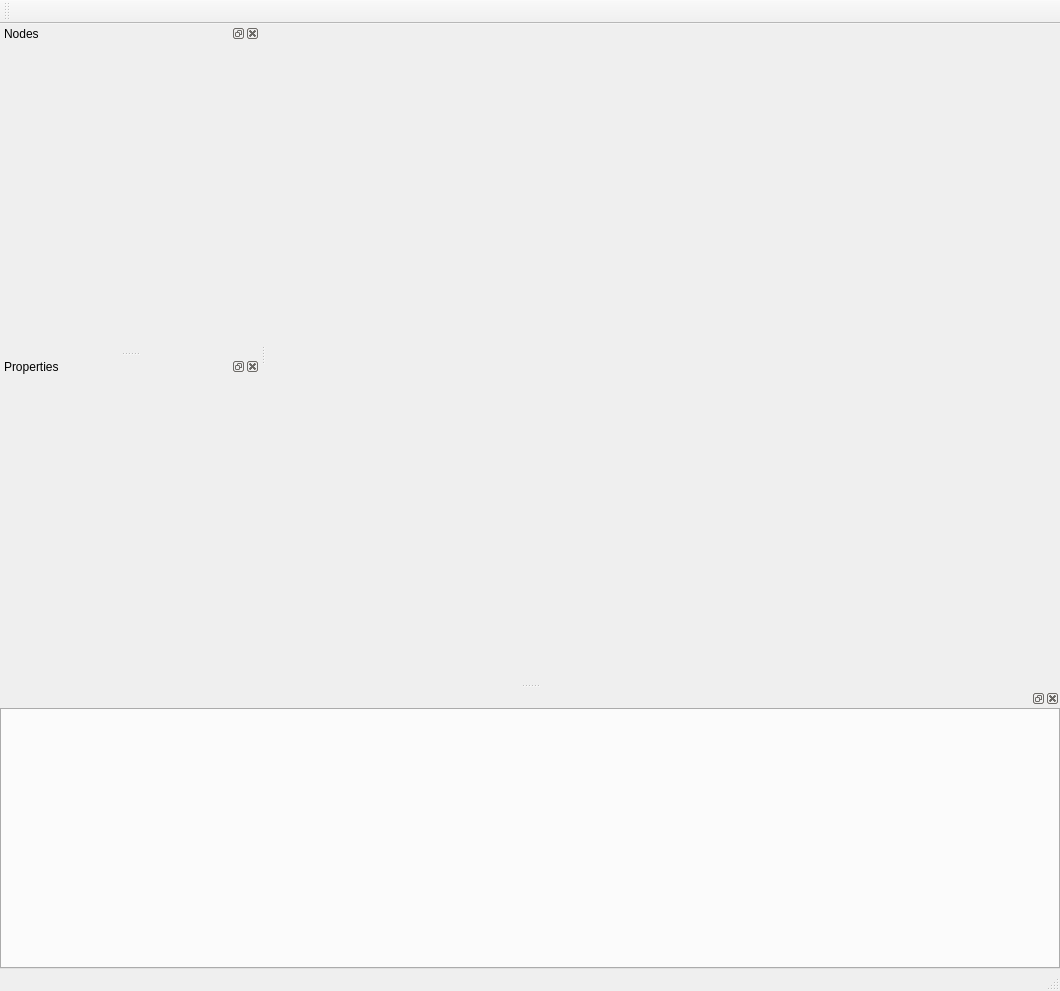
<?xml version="1.0" encoding="UTF-8"?>
<ui version="4.0">
 <class>MainWindow</class>
 <widget class="QMainWindow" name="MainWindow">
  <property name="geometry">
   <rect>
    <x>0</x>
    <y>0</y>
    <width>1060</width>
    <height>991</height>
   </rect>
  </property>
  <property name="windowTitle">
   <string>Particle Editor</string>
  </property>
  <widget class="QWidget" name="centralwidget">
   <layout class="QGridLayout" name="centralwidget_layout">
    <property name="leftMargin">
     <number>0</number>
    </property>
    <property name="topMargin">
     <number>0</number>
    </property>
    <property name="rightMargin">
     <number>0</number>
    </property>
    <property name="bottomMargin">
     <number>0</number>
    </property>
    <property name="spacing">
     <number>0</number>
    </property>
    <item row="0" column="0">
     <widget class="QWidget" name="widget" native="true">
      <layout class="QGridLayout" name="gridLayout_3">
       <item row="0" column="0">
        <widget class="WGSViewport" name="viewport" native="true">
         <property name="sizePolicy">
          <sizepolicy hsizetype="Preferred" vsizetype="Fixed">
           <horstretch>0</horstretch>
           <verstretch>0</verstretch>
          </sizepolicy>
         </property>
         <property name="minimumSize">
          <size>
           <width>600</width>
           <height>480</height>
          </size>
         </property>
         <property name="layoutTags" stdset="0">
          <stringlist>
           <string>default</string>
          </stringlist>
         </property>
        </widget>
       </item>
      </layout>
     </widget>
    </item>
   </layout>
  </widget>
  <widget class="QMenuBar" name="defaultMenuBar">
   <property name="geometry">
    <rect>
     <x>0</x>
     <y>0</y>
     <width>1060</width>
     <height>21</height>
    </rect>
   </property>
   <property name="path" stdset="0">
    <string>MainMenu</string>
   </property>
  </widget>
  <widget class="QStatusBar" name="statusbar"/>
  <widget class="QDockWidget" name="bottom_tab_dock">
   <property name="sizePolicy">
    <sizepolicy hsizetype="Fixed" vsizetype="Fixed">
     <horstretch>0</horstretch>
     <verstretch>0</verstretch>
    </sizepolicy>
   </property>
   <property name="minimumSize">
    <size>
     <width>127</width>
     <height>280</height>
    </size>
   </property>
   <attribute name="dockWidgetArea">
    <number>8</number>
   </attribute>
   <widget class="QWidget" name="bottom_tab_dock_contents">
    <layout class="QGridLayout" name="curveeditor_dock_layout">
     <property name="leftMargin">
      <number>0</number>
     </property>
     <property name="topMargin">
      <number>0</number>
     </property>
     <property name="rightMargin">
      <number>0</number>
     </property>
     <property name="bottomMargin">
      <number>0</number>
     </property>
     <item row="0" column="0">
      <widget class="QTabWidget" name="tabWidget">
       <property name="layoutTags" stdset="0">
        <stringlist>
         <string>curveeditor</string>
         <string>assetbrowser</string>
        </stringlist>
       </property>
      </widget>
     </item>
    </layout>
   </widget>
  </widget>
  <widget class="QDockWidget" name="nodes">
   <property name="minimumSize">
    <size>
     <width>260</width>
     <height>320</height>
    </size>
   </property>
   <property name="windowTitle">
    <string>Nodes</string>
   </property>
   <property name="layoutTags" stdset="0">
    <stringlist>
     <string>nodes</string>
    </stringlist>
   </property>
   <attribute name="dockWidgetArea">
    <number>1</number>
   </attribute>
   <widget class="QWidget" name="nodes_contents">
    <layout class="QGridLayout" name="nodes_layout"/>
   </widget>
  </widget>
  <widget class="QDockWidget" name="properties">
   <property name="minimumSize">
    <size>
     <width>260</width>
     <height>320</height>
    </size>
   </property>
   <property name="windowTitle">
    <string>Properties</string>
   </property>
   <property name="layoutTags" stdset="0">
    <stringlist>
     <string>properties</string>
    </stringlist>
   </property>
   <attribute name="dockWidgetArea">
    <number>1</number>
   </attribute>
   <widget class="QWidget" name="properties_contents">
    <layout class="QGridLayout" name="properties_layout"/>
   </widget>
  </widget>
  <widget class="QToolBar" name="defaultToolBar">
   <property name="minimumSize">
    <size>
     <width>0</width>
     <height>24</height>
    </size>
   </property>
   <property name="windowTitle">
    <string>toolBar</string>
   </property>
   <property name="path" stdset="0">
    <string>ToolBar</string>
   </property>
   <attribute name="toolBarArea">
    <enum>TopToolBarArea</enum>
   </attribute>
   <attribute name="toolBarBreak">
    <bool>false</bool>
   </attribute>
  </widget>
 </widget>
 <layoutdefault spacing="6" margin="11"/>
 <customwidgets>
  <customwidget>
   <class>WGSViewport</class>
   <extends>QWidget</extends>
   <header>wgsviewport.h</header>
  </customwidget>
 </customwidgets>
 <resources/>
 <connections/>
</ui>
